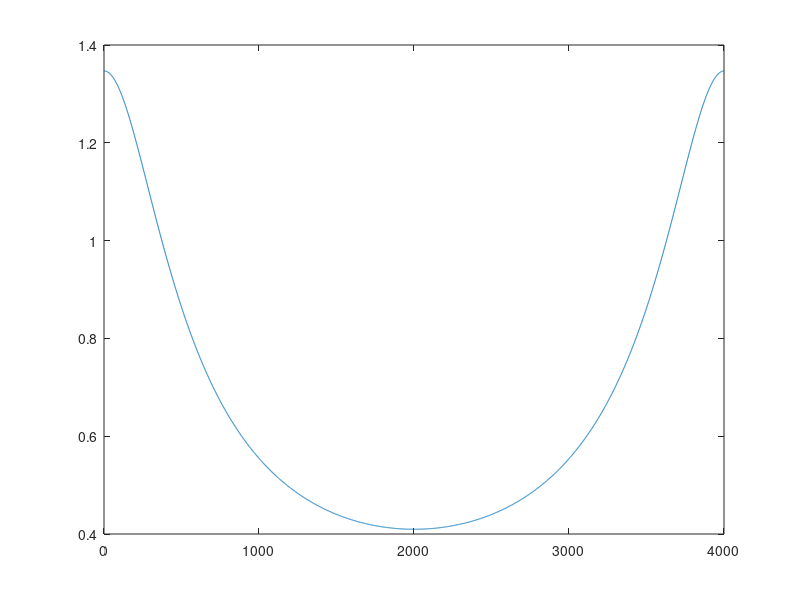
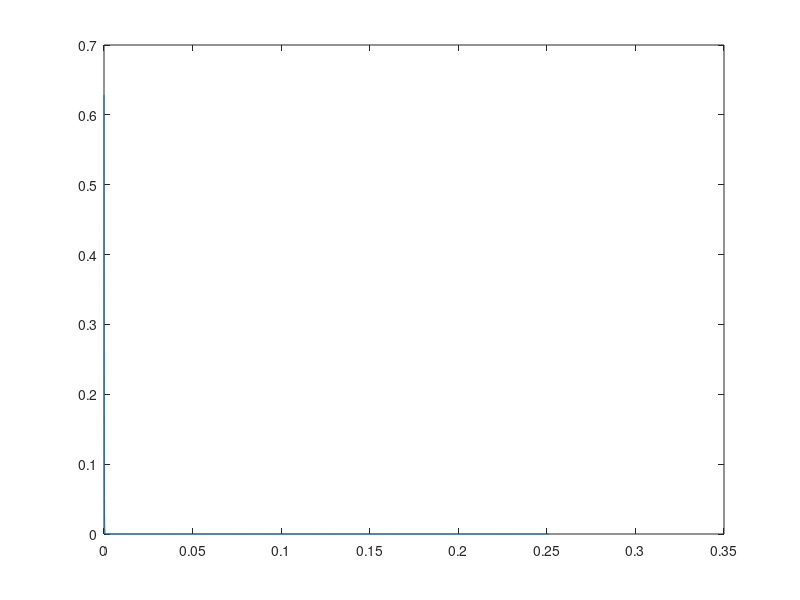

These charts were generated, in order, by the following MATLAB code:
%
a=10000;
fc=a/(2*pi);
fm=5*fc;
fs=2*fm;
ts=1/fs;
N=4000;
T=N/fs;
%disp(T);
%disp(1/a);
n=0:1:N-1;
h=ts*a*exp(-a*n*ts);
H=fft(h,N);
k=0:1:N-1;
f=fs*k/N;
figure
plot(abs(H));
figure
plot(n*ts,(h));
